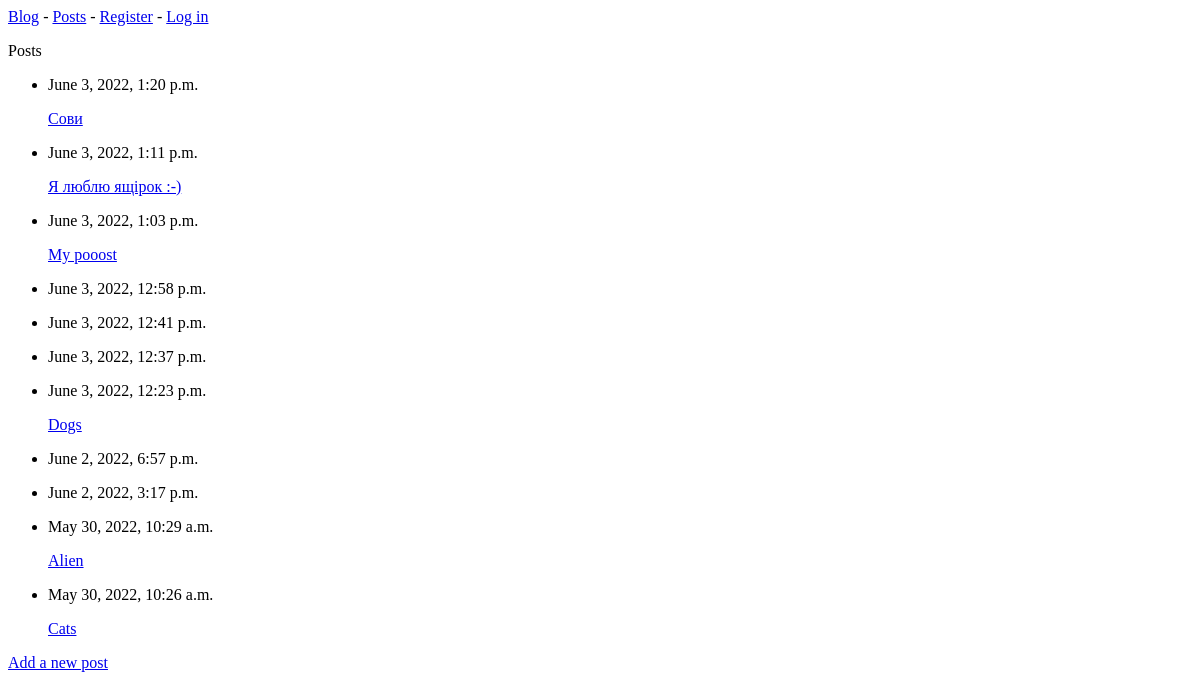
The app's page /posts/, older data.
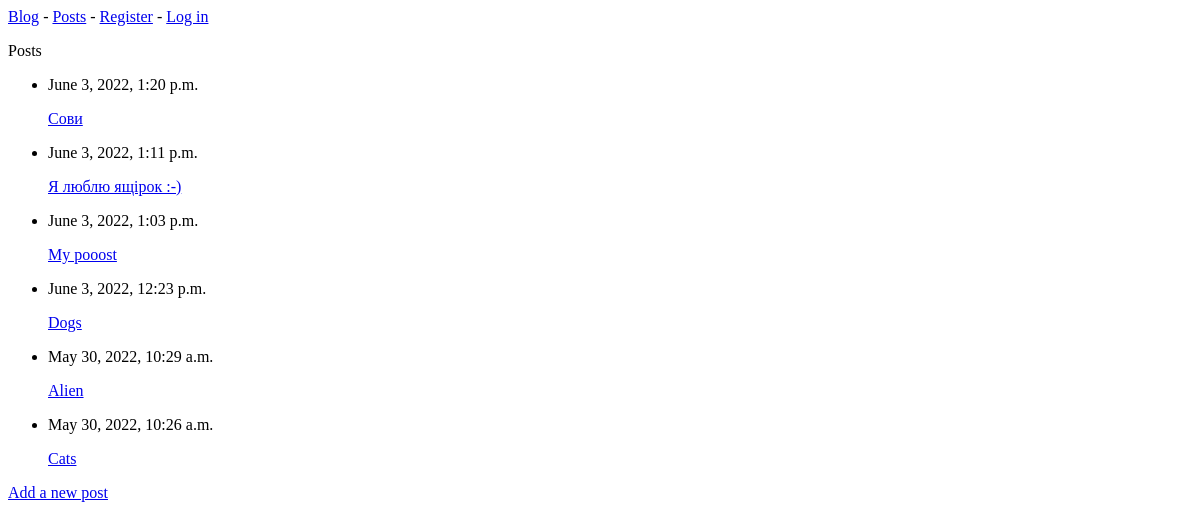
The same page, newer data.
### blogs/models.py (models this page shows)
class BlogPost(models.Model):
    title = models.CharField(max_length=200)
    text = models.TextField()
    date_added = models.DateTimeField(auto_now_add=True)
    def __str__(self):
        return self.title

### blogs/views.py (the view)
# urls.py: path('posts/', views.posts, name='posts'),
def posts(request):
    posts = BlogPost.objects.order_by('-date_added')
    context = {'posts': posts}
    return render(request, 'blogs/posts.html', context)

### blogs/templates/blogs/posts.html
{% extends "blogs/base.html" %}
{% block content %}
  <p>Posts</p>
  <ul>
    {% for post in posts %}
      <li>
        <p>{{ post.date_added }}</p>
        <a href="{% url 'blogs:post' post.id %}">{{ post }}</a>
      </li>
    {% empty %}
      <li> no posts </li>
    {% endfor %}
  </ul>
  <a href="{% url 'blogs:new_post' %}">Add a new post</a>
{% endblock content %}

### blogs/templates/blogs/base.html
<p>
  <a href="{% url 'blogs:index' %}">Blog</a> -
  <a href="{% url 'blogs:posts' %}">Posts</a> -
  {% if user.is_autenticated %}
    Hello, {{ user.username }}.
    <a href="{% url 'users:logout' %}">Log out</a>
  {% else %}
    <a href="{% url 'users:register' %}">Register</a> -
    <a href="{% url 'users:login' %}">Log in</a>
  {% endif%}
</p>
{% block content %}{% endblock content %}

Row changes from the older to the newer data that the page shows:
removed BlogPost: date_added "June 3, 2022, 12:58 p.m."
removed BlogPost: date_added "June 3, 2022, 12:41 p.m."
removed BlogPost: date_added "June 3, 2022, 12:37 p.m."
removed BlogPost: date_added "June 2, 2022, 6:57 p.m."
removed BlogPost: date_added "June 2, 2022, 3:17 p.m."
